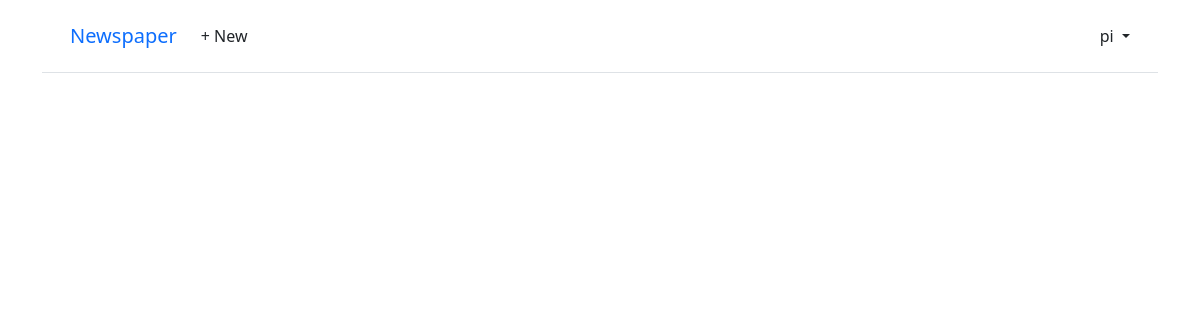
Page /articles/ (signed in) on the earlier database version.
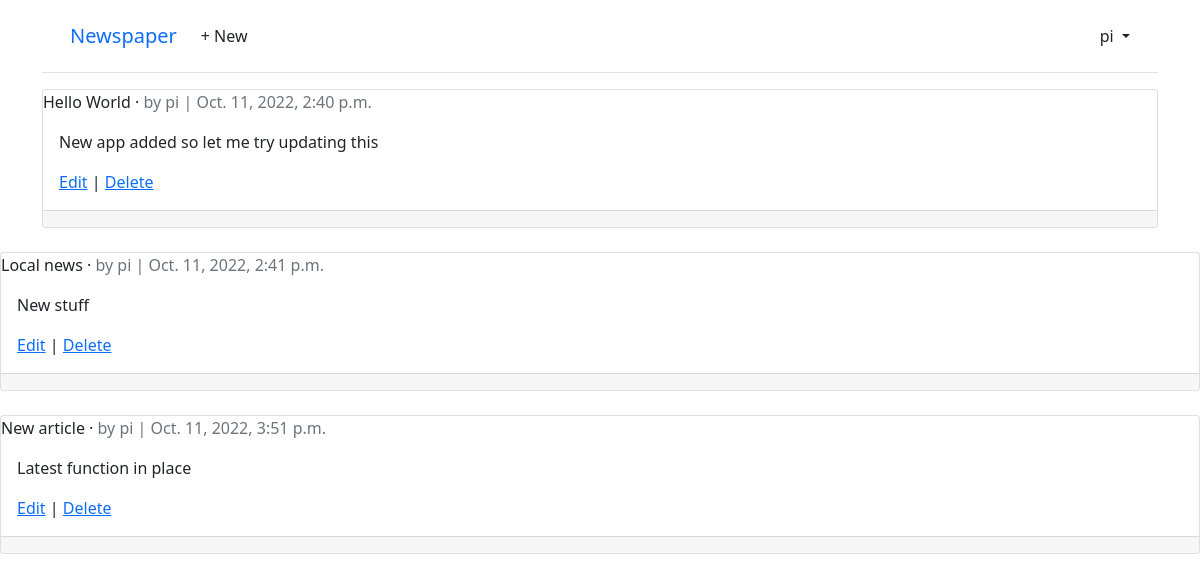
Same page on the later database version.
### accounts/models.py (models this page shows)
class CustomUser(AbstractUser):
    age = models.PositiveIntegerField(null=True, blank=True)

### articles/models.py (models this page shows, shortened)
class Article(models.Model):
    title = models.CharField(max_length=255)
    body = models.TextField()
    date = models.DateTimeField(auto_now_add=True)
    author = models.ForeignKey(
        settings.AUTH_USER_MODEL,
        on_delete=models.CASCADE,
    )

### articles/views.py (the view)
# urls.py: path("", ArticleListView.as_view(), name='article_list'),
class ArticleListView(LoginRequiredMixin, ListView):
    model = Article
    template_name = "article_list.html"

### templates/article_list.html (shortened to what this page needs)
{% extends "base.html" %}
{% block content %}
{% for article in article_list %}
<div class="card">
    <div class="class-header">
        <span class="font-weight-bold">{{ article.title}}</span> &middot;
        <span class="text-muted">by {{ article.author }}    |
            {{ article.date }}
        </span>
    </div>
    <div class="card-body">
        <p>{{ article.body }}</p>
        <a href="{% url 'article_edit' article.pk%}">Edit</a> | <a href="{% url 'article_delete' article.pk%}">Delete</a>
    </div>
    <div class="card-footer">
    </div>
    </div>
</div>
<br />
{% endfor %}
{% endblock content %}

### templates/base.html (shortened to what this page needs)
<!DOCTYPE html>
<html>
    <head>
        <link href="https://cdn.jsdelivr.net/npm/bootstrap@5.1.3/dist/css/bootstrap.min.css" rel="stylesheet">
    </head>
    <body>
        <div class="container">
            <header class="p-3 mb-3 border-bottom">
              <div class="container">
                <div class="d-flex flex-wrap align-items-center justify-content-center
                  justify-content-lg-start">
                  <a class="navbar-brand" href="{% url 'home' %}">Newspaper</a>
                  <ul class="nav col-12 col-lg-auto me-lg-auto mb-2 justify-content-center
                    mb-md-0">
                  {% if user.is_authenticated %}
                    <li><a href="{% url 'article_new' %}" class="nav-link px-2 link-dark">+ New</a></li>
                  </ul>
                  <div class="dropdown text-end">
                    <a href="#" class="d-block link-dark text-decoration-none dropdown-toggle"
                      id="dropdownUser1" data-bs-toggle="dropdown" aria-expanded="false">
                      {{ user.username }}
                    </a>
                  </div>
                  {% else %}
                  </ul>
                  <div class="text-end">
                    <a href="{% url 'login' %}" class="btn btn-outline-primary me-2">Log In</a>
                    <a href="{% url 'signup' %}" class="btn btn-primary">Sign Up</a>
                  </div>
                  {% endif %}
                </div>
              </div>
            </header>
            <main>
              {% block content %}
              {% endblock content %}
            </main>
          </div>
    </body>
</html>

Differences in the rows shown:
added Article: title "Hello World", author "pi", date "Oct. 11, 2022, 2:40 p.m.", body "New app added so let me try updating this"
added Article: title "Local news", author "pi", date "Oct. 11, 2022, 2:41 p.m.", body "New stuff"
added Article: title "New article", author "pi", date "Oct. 11, 2022, 3:51 p.m.", body "Latest function in place"
